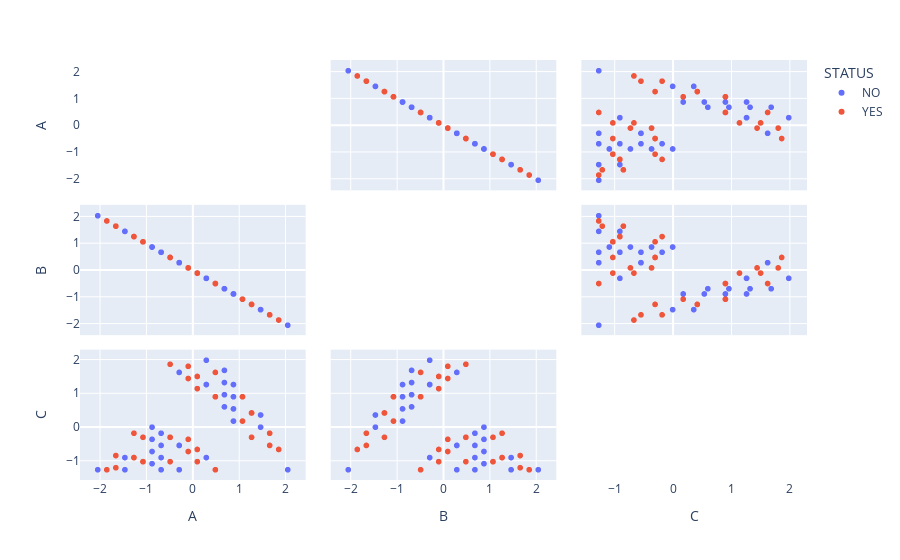

Notebook code for this chart:
### Markdown cell above
BEFORE PCA

### Code cell
import plotly.express as px

features = ["A", "B", "C"]

fig = px.scatter_matrix(
    scaled,
    dimensions=features,
    color="STATUS"
)
fig.update_traces(diagonal_visible=True)
fig.show()

### Figure 1 — Plotly figure (JSON) as saved in the notebook; plotly's stock layout.template omitted (floating-point values rounded to 4 significant figures)
{"data": [{"diagonal": {"visible": false}, "dimensions": [{"axis": {"matches": true}, "label": "A", "values": [2.049, 1.464, 0.8783, 0.6831, 1.464, 0.8783, 0.6831, 0.2928, 0.8783, 0.6831, 0.2928, 0.8783, 0.6831, 0.2928, -0.2928, 0.2928, -0.2928, -0.6831, -0.8783, -0.2928, -0.6831, -0.8783, -0.2928, -0.6831, -0.8783, -1.464, -0.6831, -0.8783, -1.464, -2.049]}, {"axis": {"matches": true}, "label": "B", "values": [-2.049, -1.464, -0.8783, -0.6831, -1.464, -0.8783, -0.6831, -0.2928, -0.8783, -0.6831, -0.2928, -0.8783, -0.6831, -0.2928, 0.2928, -0.2928, 0.2928, 0.6831, 0.8783, 0.2928, 0.6831, 0.8783, 0.2928, 0.6831, 0.8783, 1.464, 0.6831, 0.8783, 1.464, 2.049]}, {"axis": {"matches": true}, "label": "C", "values": [-1.266, 0.3616, 1.266, 1.688, 0, 0.9041, 1.326, 1.989, 0.5425, 0.9644, 1.266, 0.1808, 0.6027, 1.266, 1.627, -0.9041, -0.5425, -0.1808, 0, -0.5425, -0.5425, -0.3616, -1.266, -0.9041, -0.7233, -0.9041, -1.266, -1.085, -1.266, -1.266]}], "hovertemplate": "STATUS=NO<br>%{xaxis.title.text}=%{x}<br>%{yaxis.title.text}=%{y}<extra></extra>", "legendgroup": "NO", "marker": {"color": "#636efa", "symbol": "circle"}, "name": "NO", "showlegend": true, "type": "splom"}, {"diagonal": {"visible": false}, "dimensions": [{"axis": {"matches": true}, "label": "A", "values": [1.854, 1.659, 1.269, 1.073, 1.659, 1.269, 1.073, 0.488, 1.269, 1.073, 0.488, 0.09759, -0.09759, 0.488, 0.09759, -0.09759, -0.488, 0.488, 0.09759, -0.09759, -0.488, 0.09759, -0.09759, -0.488, -1.073, -1.269, -0.488, -1.073, -1.269, -1.659, -1.073, -1.269, -1.659, -1.854]}, {"axis": {"matches": true}, "label": "B", "values": [-1.854, -1.659, -1.269, -1.073, -1.659, -1.269, -1.073, -0.488, -1.269, -1.073, -0.488, -0.09759, 0.09759, -0.488, -0.09759, 0.09759, 0.488, -0.488, -0.09759, 0.09759, 0.488, -0.09759, 0.09759, 0.488, 1.073, 1.269, 0.488, 1.073, 1.269, 1.659, 1.073, 1.269, 1.659, 1.854]}, {"axis": {"matches": true}, "label": "C", "values": [-0.663, -0.1808, 0.4219, 0.9041, -0.5425, 0.4219, 0.9041, 1.627, -0.3014, 0.1808, 0.9041, 1.507, 1.808, 0.9041, 1.145, 1.447, 1.869, -1.266, -0.663, -0.3616, -0.3014, -1.025, -0.7233, -0.3014, -0.3014, -0.1808, -1.025, -1.025, -0.9041, -0.8438, -1.025, -0.9041, -1.205, -1.266]}], "hovertemplate": "STATUS=YES<br>%{xaxis.title.text}=%{x}<br>%{yaxis.title.text}=%{y}<extra></extra>", "legendgroup": "YES", "marker": {"color": "#EF553B", "symbol": "circle"}, "name": "YES", "showlegend": true, "type": "splom"}], "layout": {"dragmode": "select", "legend": {"title": {"text": "STATUS"}, "tracegroupgap": 0}, "margin": {"t": 60}}}
